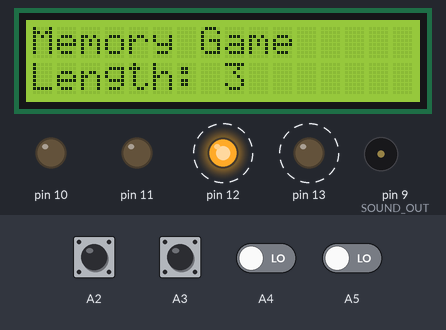
The sketch below on a simulated Arduino Uno, built with avr-gcc and run on an emulated ATmega328P. Parts: 16×2 character LCD, output pins drawn as LEDs (lit = HIGH), buzzer (waves = sounding). Dashed ring = blinking. The test bench sets the inputs (shaded band); at power-on: A2–5 LOW. Random numbers use the default seed unless the sketch sets one; what the sketch prints to the serial monitor is not drawn.

Above: at 1.2 s.
1.3 s: A2 driven HIGH
3.9 s: A2 driven LOW
At 5.5 s:
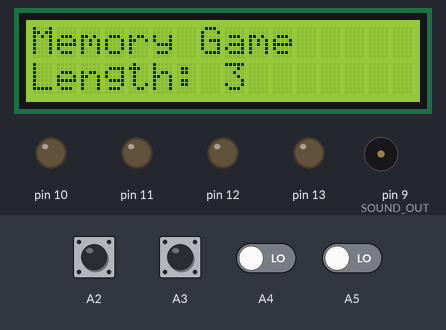
5.8 s: A2 pulsed HIGH 2 times (0.12 s each, 0.3 s apart)
At 7.0 s:
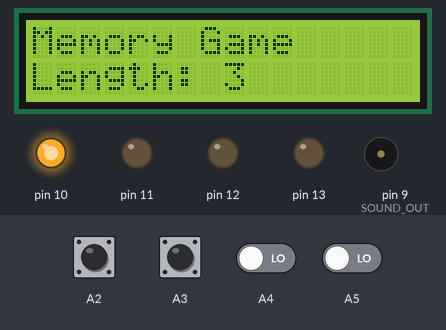
8.7 s: A5 driven HIGH
11.7 s: A3 pulsed HIGH 2 times (0.12 s each, 0.3 s apart)
At 12.35 s:
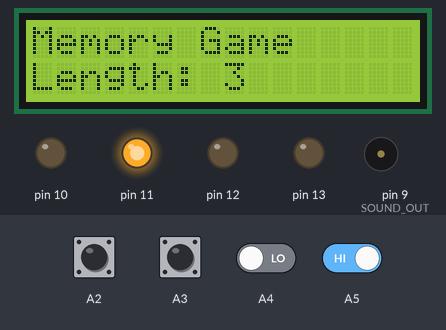
14.0 s: A5 driven LOW
At 14.3 s:
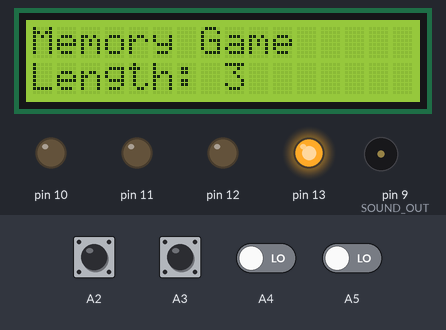
Timing chart, 0 to 18.0 s (numbered marks = the images above; inputs shaded):
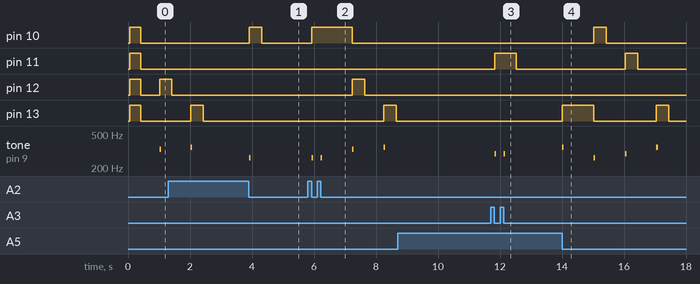

Measured:
- after the input at 3.9 s, pin 10: LOW → HIGH at once, → LOW 0.40 s later; tone on pin 9 (SOUND_OUT): silent → 262 Hz at once, → silent 0.05 s later
- after the input at 5.8 s, pin 10: LOW → HIGH after 0.12 s, → LOW 1.3 s later; pin 12: LOW → HIGH after 1.4 s, → LOW 0.40 s later; pin 13: LOW → HIGH after 2.5 s, → LOW 0.40 s later; tone on pin 9 (SOUND_OUT): plays 262 Hz for 0.05 s, 262 Hz for 0.05 s, 330 Hz for 0.05 s, 349 Hz for 0.05 s, starting after 0.12 s
- after the input at 8.7 s, every drawn part: stays the same
- after the input at 11.7 s, pin 11: LOW → HIGH after 0.12 s, → LOW 0.70 s later; tone on pin 9 (SOUND_OUT): alternates 294 Hz for 0.05 s and silent for 0.25 s, 4 changes in all, then stays silent, starting after 0.12 s
- after the input at 14.0 s, pin 10: LOW → HIGH after 1.0 s, → LOW 0.40 s later; pin 11: LOW → HIGH after 2.0 s, → LOW 0.40 s later; pin 13: LOW → HIGH at once, → LOW 1.0 s later, → HIGH 2.0 s later, → LOW 0.40 s later; tone on pin 9 (SOUND_OUT): plays 349 Hz for 0.05 s, 262 Hz for 0.05 s, 294 Hz for 0.05 s, 349 Hz for 0.05 s, starting at once

The sketch:

MemoryGame.ino
```cpp
#include <LiquidCrystal.h>
#include "pitches.h"

const int rs = 6, en = 7, d4 = 2, d5 = 3, d6 = 4, d7 = 5;
LiquidCrystal lcd(rs, en, d4, d5, d6, d7);

// learn to rewrite code with non const static class members
// add speedups, better memory allocation, levelups, OOP for main game logic

class Color {
  const static int LIGHT_TIME = 400;
  const static int SOUND_TIME = 50;
  const static int SOUND_OUT = 9;

  int button;
  bool pressed;
  int light;
  unsigned long onTime;
  int sound;
  int id;

  public: Color(int colorIn, int colorOut, int colorSound) {
    button = colorIn;
    pressed = false;

    light = colorOut;
    onTime = 0;
    sound = colorSound;

    id = colorOut - 10;
  }

  public: void init() {
    pinMode(button, INPUT);
    pinMode(light, OUTPUT);
  }

  public: void tick(bool generating, int (&pressedSequence)[20], int &pressedSequenceItem) {
    if (digitalRead(button) == HIGH && !this->pressed) {
      this->pressed = true;
    } else if (digitalRead(button) == LOW && this->pressed) {
      this->onTime = millis();
      this->pressed = false;
      if (!generating) {
        pressedSequence[pressedSequenceItem] = id;
        pressedSequenceItem++;
      }
      tone(SOUND_OUT, this->sound, SOUND_TIME);
    }
    if (abs(millis() - this->onTime) < LIGHT_TIME) {
      digitalWrite(this->light, HIGH);
    } else {
      digitalWrite(this->light, LOW);
    }
  }

  public: static int playRandom(Color colors[], int colorCount) {
    int selection = random(0, colorCount);
    colors[selection].pressed = true;
    return selection;
  }
};

// red yellow green blue
int colorCount = 0;
Color colors[4] = {Color(A2, 10, NOTE_C4), Color(A3, 11, NOTE_D4), Color(A4, 12, NOTE_E4), Color(A5, 13, NOTE_F4)};

int sequenceItem = 0;
unsigned long lastSequenceUpdate = 0;
int sequenceLength = 3;
int sequence[20];
int pressedSequenceItem = 0;
int pressedSequence[20];
bool generating = true;

void setup() {
  lcd.begin(16, 2);
  lcd.setCursor(0, 0);
  lcd.print("Memory Game");

  Serial.begin(9600);

  randomSeed(A0);

  for (int i = 0; i < 20; i++) {
    sequence[i] = -1;
    pressedSequence[i] = -1;
  }

  for (Color &color: colors) {
    color.init();
  }
}

void loop() {
  for (Color &color: colors) {
    color.tick(generating, pressedSequence, pressedSequenceItem);
  }

  generating = !(sequenceLength == sequenceItem);

  if (abs(millis() - lastSequenceUpdate) > 1000 && generating) {
    sequence[sequenceItem] = (Color::playRandom(colors, sizeof(colors) / sizeof(colors[0])));
    sequenceItem++;
    lastSequenceUpdate = millis();
  }

  Serial.println(String(generating) + " | " + String(pressedSequenceItem) + " | " + String(sequenceItem));

  if (!generating && pressedSequenceItem == sequenceItem) {
    bool alive = true;
    for (int i = 0; i <= sequenceItem; i++) {
      if (sequence[i] != pressedSequence[i]) {
        alive = false;
        break;
      }
    }
    if (alive) {
      sequenceLength++;
    } else {
      sequenceLength = 3;
    }
    for (int i = 0; i < 20; i++) {
      sequence[i] = -1;
      pressedSequence[i] = -1;
    }
    sequenceItem = 0;
    pressedSequenceItem = 0;
    delay(1000);
  }

  lcd.setCursor(0, 1);
  lcd.print("Length: " + String(sequenceLength));
}
```

pitches.h
```cpp
/*************************************************

 * Public Constants

 *************************************************/

#define NOTE_B0  31
#define NOTE_C1  33
#define NOTE_CS1 35
#define NOTE_D1  37
#define NOTE_DS1 39
#define NOTE_E1  41
#define NOTE_F1  44
#define NOTE_FS1 46
#define NOTE_G1  49
#define NOTE_GS1 52
#define NOTE_A1  55
#define NOTE_AS1 58
#define NOTE_B1  62
#define NOTE_C2  65
#define NOTE_CS2 69
#define NOTE_D2  73
#define NOTE_DS2 78
#define NOTE_E2  82
#define NOTE_F2  87
#define NOTE_FS2 93
#define NOTE_G2  98
#define NOTE_GS2 104
#define NOTE_A2  110
#define NOTE_AS2 117
#define NOTE_B2  123
#define NOTE_C3  131
#define NOTE_CS3 139
#define NOTE_D3  147
#define NOTE_DS3 156
#define NOTE_E3  165
#define NOTE_F3  175
#define NOTE_FS3 185
#define NOTE_G3  196
#define NOTE_GS3 208
#define NOTE_A3  220
#define NOTE_AS3 233
#define NOTE_B3  247
#define NOTE_C4  262
#define NOTE_CS4 277
#define NOTE_D4  294
#define NOTE_DS4 311
#define NOTE_E4  330
#define NOTE_F4  349
#define NOTE_FS4 370
#define NOTE_G4  392
#define NOTE_GS4 415
#define NOTE_A4  440
#define NOTE_AS4 466
#define NOTE_B4  494
#define NOTE_C5  523
#define NOTE_CS5 554
#define NOTE_D5  587
#define NOTE_DS5 622
#define NOTE_E5  659
#define NOTE_F5  698
#define NOTE_FS5 740
#define NOTE_G5  784
#define NOTE_GS5 831
#define NOTE_A5  880
#define NOTE_AS5 932
#define NOTE_B5  988
#define NOTE_C6  1047
#define NOTE_CS6 1109
#define NOTE_D6  1175
#define NOTE_DS6 1245
#define NOTE_E6  1319
#define NOTE_F6  1397
#define NOTE_FS6 1480
#define NOTE_G6  1568
#define NOTE_GS6 1661
#define NOTE_A6  1760
#define NOTE_AS6 1865
#define NOTE_B6  1976
#define NOTE_C7  2093
#define NOTE_CS7 2217
#define NOTE_D7  2349
#define NOTE_DS7 2489
#define NOTE_E7  2637
#define NOTE_F7  2794
#define NOTE_FS7 2960
#define NOTE_G7  3136
#define NOTE_GS7 3322
#define NOTE_A7  3520
#define NOTE_AS7 3729
#define NOTE_B7  3951
#define NOTE_C8  4186
#define NOTE_CS8 4435
#define NOTE_D8  4699
#define NOTE_DS8 4978
```
